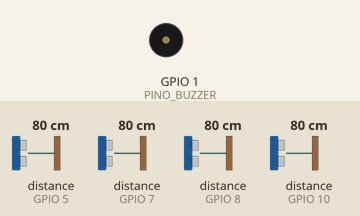
Bench run of a sketch on a simulated ESP32-S3. Parts: buzzer (waves = sounding, pin HIGH). Wiring (inferred from the names in the program): 4 × ultrasonic range finder: trigger GPIO 4, echo GPIO 5 / trigger GPIO 6, echo GPIO 7 / trigger GPIO 9, echo GPIO 8 / trigger GPIO 11, echo GPIO 10. The inputs (shaded band) are chosen by the test bench; at power-on: distance to the obstacle (sensors on GPIO 5, GPIO 7, GPIO 8, GPIO 10) 80 cm. The echo pulse lasts 58.3 µs per cm; pins used as bus, display or sensor lines are not drawn; what the sketch prints to the serial monitor is not drawn.

Above: at 0.0 s.
At 1.2 s:
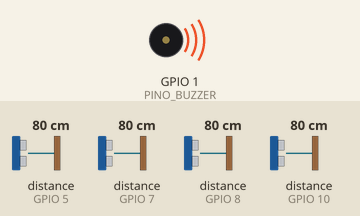
Timing chart, 0 to 2.7 s (numbered marks = the images above):
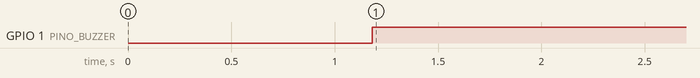

Measured:
- by itself, GPIO 1 (PINO_BUZZER): LOW → HIGH at 1.2 s

The sketch:

ModuloPrincipal_Final.ino
```cpp
#include <WiFi.h>
#include <esp_now.h>

// ======================================================
// PINOS
// ======================================================

// Superior direito
const int TRIG_SD = 11;
const int ECHO_SD = 10;

// Inferior direito
const int TRIG_ID = 9;
const int ECHO_ID = 8;

// Superior esquerdo
const int TRIG_SE = 4;
const int ECHO_SE = 5;

// Inferior esquerdo
const int TRIG_IE = 6;
const int ECHO_IE = 7;

// Buzzer
const int PINO_BUZZER = 1;


// ======================================================
// LIMITES DE DETECÇÃO
// ======================================================

// Sensores superiores
const float DETECCAO_SUPERIOR = 140.0;  // cm
const float CRITICA_SUPERIOR  = 70.0;   // cm

// Sensores inferiores
// Valores compensados pela distância diagonal
const float DETECCAO_INFERIOR = 205.0;  // cm
const float CRITICA_INFERIOR  = 166.0;  // cm

// Faixa válida do HC-SR04
const float DISTANCIA_MINIMA = 2.0;
const float DISTANCIA_MAXIMA = 250.0;


// ======================================================
// ENDEREÇOS MAC
// ======================================================

uint8_t MAC_ESQUERDA[] = {
  0xB8, 0x1F, 0x3F, 0xFC, 0x38, 0x14
};

uint8_t MAC_DIREITA[] = {
  0xB8, 0x1F, 0x3F, 0xFC, 0x36, 0x40
};


// ======================================================
// ESTADOS DE VIBRAÇÃO
// ======================================================

enum EstadoVibracao {
  DESLIGADO = 0,
  CONTINUO  = 1,
  PULSANTE  = 2
};


// ======================================================
// MENSAGEM ESP-NOW
// ======================================================

struct ComandoPulseira {
  uint8_t estado;
  uint32_t sequencia;
};

uint32_t contadorSequencia = 0;


// ======================================================
// FILTRO DOS SENSORES
// ======================================================

struct FiltroSensor {
  float valores[3] = {-1.0, -1.0, -1.0};
  int indice = 0;
  int quantidade = 0;
};

FiltroSensor filtroSD;
FiltroSensor filtroID;
FiltroSensor filtroSE;
FiltroSensor filtroIE;


// ======================================================
// LEITURA DO HC-SR04
// ======================================================

float medirDistancia(int trig, int echo) {

  digitalWrite(trig, LOW);
  delayMicroseconds(2);

  digitalWrite(trig, HIGH);
  delayMicroseconds(10);
  digitalWrite(trig, LOW);

  // Timeout de 25 ms
  unsigned long duracao =
    pulseIn(echo, HIGH, 25000);

  if (duracao == 0) {
    return -1.0;
  }

  float distancia =
    (duracao * 0.0343) / 2.0;

  // Descarta valores fora da faixa útil
  if (
    distancia < DISTANCIA_MINIMA ||
    distancia > DISTANCIA_MAXIMA
  ) {
    return -1.0;
  }

  return distancia;
}


// ======================================================
// MEDIANA DE 3 LEITURAS
// ======================================================

float aplicarMediana(
  FiltroSensor &filtro,
  float novaLeitura
) {

  // Leitura inválida não entra no filtro
  if (novaLeitura < 0) {
    return -1.0;
  }

  filtro.valores[filtro.indice] =
    novaLeitura;

  filtro.indice =
    (filtro.indice + 1) % 3;

  if (filtro.quantidade < 3) {
    filtro.quantidade++;
  }

  // Ainda não há três valores
  if (filtro.quantidade < 3) {
    return novaLeitura;
  }

  float a = filtro.valores[0];
  float b = filtro.valores[1];
  float c = filtro.valores[2];

  // Retorna o valor intermediário
  if (
    (a >= b && a <= c) ||
    (a <= b && a >= c)
  ) {
    return a;
  }

  if (
    (b >= a && b <= c) ||
    (b <= a && b >= c)
  ) {
    return b;
  }

  return c;
}


// ======================================================
// DETECÇÃO DE OBSTÁCULO
// ======================================================

bool obstaculoDetectado(
  float distancia,
  float limite
) {

  if (distancia < 0) {
    return false;
  }

  return distancia <= limite;
}


// ======================================================
// DETECÇÃO DE PERIGO CRÍTICO
// ======================================================

bool perigoCritico(
  float distancia,
  float limite
) {

  if (distancia < 0) {
    return false;
  }

  return distancia <= limite;
}


// ======================================================
// PADRÃO DE VIBRAÇÃO
// ======================================================

EstadoVibracao definirEstado(
  bool superior,
  bool inferior
) {

  // Sensor superior tem prioridade
  if (superior) {
    return CONTINUO;
  }

  if (inferior) {
    return PULSANTE;
  }

  return DESLIGADO;
}


// ======================================================
// ENVIO ESP-NOW
// ======================================================

void enviarComando(
  uint8_t *mac,
  EstadoVibracao estado
) {

  ComandoPulseira comando;

  comando.estado = estado;
  comando.sequencia = contadorSequencia;

  esp_now_send(
    mac,
    (uint8_t *)&comando,
    sizeof(comando)
  );
}


// ======================================================
// CONFIGURAÇÃO
// ======================================================

void setup() {

  Serial.begin(115200);
  delay(1000);

  // Sensores
  pinMode(TRIG_SD, OUTPUT);
  pinMode(ECHO_SD, INPUT);

  pinMode(TRIG_ID, OUTPUT);
  pinMode(ECHO_ID, INPUT);

  pinMode(TRIG_SE, OUTPUT);
  pinMode(ECHO_SE, INPUT);

  pinMode(TRIG_IE, OUTPUT);
  pinMode(ECHO_IE, INPUT);

  // Mantém TRIGs inicialmente baixos
  digitalWrite(TRIG_SD, LOW);
  digitalWrite(TRIG_ID, LOW);
  digitalWrite(TRIG_SE, LOW);
  digitalWrite(TRIG_IE, LOW);

  // Buzzer desligado
  pinMode(PINO_BUZZER, OUTPUT);
  digitalWrite(PINO_BUZZER, LOW);

  // Wi-Fi
  WiFi.mode(WIFI_STA);

  // Inicializa ESP-NOW
  if (esp_now_init() != ESP_OK) {

    Serial.println(
      "Erro ao iniciar ESP-NOW."
    );

    while (true) {
      delay(1000);
    }
  }

  // Pulseira esquerda
  esp_now_peer_info_t peerEsquerda = {};

  memcpy(
    peerEsquerda.peer_addr,
    MAC_ESQUERDA,
    6
  );

  peerEsquerda.channel = 0;
  peerEsquerda.encrypt = false;

  if (
    esp_now_add_peer(&peerEsquerda)
    != ESP_OK
  ) {
    Serial.println(
      "Erro ao adicionar pulseira esquerda."
    );
  }

  // Pulseira direita
  esp_now_peer_info_t peerDireita = {};

  memcpy(
    peerDireita.peer_addr,
    MAC_DIREITA,
    6
  );

  peerDireita.channel = 0;
  peerDireita.encrypt = false;

  if (
    esp_now_add_peer(&peerDireita)
    != ESP_OK
  ) {
    Serial.println(
      "Erro ao adicionar pulseira direita."
    );
  }

  Serial.println();
  Serial.println(
    "Sistema principal iniciado."
  );
}


// ======================================================
// LOOP PRINCIPAL
// ======================================================

void loop() {

  // --------------------------------------------------
  // LEITURA DOS SENSORES
  // --------------------------------------------------

  float distanciaSD =
    aplicarMediana(
      filtroSD,
      medirDistancia(TRIG_SD, ECHO_SD)
    );

  // Reduz interferência entre sensores
  delay(40);


  float distanciaID =
    aplicarMediana(
      filtroID,
      medirDistancia(TRIG_ID, ECHO_ID)
    );

  delay(40);


  float distanciaSE =
    aplicarMediana(
      filtroSE,
      medirDistancia(TRIG_SE, ECHO_SE)
    );

  delay(40);


  float distanciaIE =
    aplicarMediana(
      filtroIE,
      medirDistancia(TRIG_IE, ECHO_IE)
    );

  delay(40);


  // --------------------------------------------------
  // DETECÇÃO
  // --------------------------------------------------

  bool superiorDireito =
    obstaculoDetectado(
      distanciaSD,
      DETECCAO_SUPERIOR
    );

  bool inferiorDireito =
    obstaculoDetectado(
      distanciaID,
      DETECCAO_INFERIOR
    );

  bool superiorEsquerdo =
    obstaculoDetectado(
      distanciaSE,
      DETECCAO_SUPERIOR
    );

  bool inferiorEsquerdo =
    obstaculoDetectado(
      distanciaIE,
      DETECCAO_INFERIOR
    );


  // --------------------------------------------------
  // ESTADO DAS PULSEIRAS
  // --------------------------------------------------

  EstadoVibracao estadoDireito =
    definirEstado(
      superiorDireito,
      inferiorDireito
    );

  EstadoVibracao estadoEsquerdo =
    definirEstado(
      superiorEsquerdo,
      inferiorEsquerdo
    );


  // --------------------------------------------------
  // PERIGO CRÍTICO
  // --------------------------------------------------

  bool perigo =
    perigoCritico(
      distanciaSD,
      CRITICA_SUPERIOR
    )
    ||
    perigoCritico(
      distanciaID,
      CRITICA_INFERIOR
    )
    ||
    perigoCritico(
      distanciaSE,
      CRITICA_SUPERIOR
    )
    ||
    perigoCritico(
      distanciaIE,
      CRITICA_INFERIOR
    );


  // Buzzer ativo em HIGH
  digitalWrite(
    PINO_BUZZER,
    perigo ? HIGH : LOW
  );


  // --------------------------------------------------
  // ENVIO PARA AS PULSEIRAS
  // --------------------------------------------------

  contadorSequencia++;

  enviarComando(
    MAC_DIREITA,
    estadoDireito
  );

  enviarComando(
    MAC_ESQUERDA,
    estadoEsquerdo
  );


  // --------------------------------------------------
  // MONITOR SERIAL
  // --------------------------------------------------

  Serial.println(
    "================================"
  );

  Serial.print(
    "Superior direito: "
  );
  Serial.print(distanciaSD);
  Serial.println(" cm");


  Serial.print(
    "Inferior direito: "
  );
  Serial.print(distanciaID);
  Serial.println(" cm");


  Serial.print(
    "Superior esquerdo: "
  );
  Serial.print(distanciaSE);
  Serial.println(" cm");


  Serial.print(
    "Inferior esquerdo: "
  );
  Serial.print(distanciaIE);
  Serial.println(" cm");


  Serial.print(
    "Estado direito: "
  );
  Serial.println(estadoDireito);


  Serial.print(
    "Estado esquerdo: "
  );
  Serial.println(estadoEsquerdo);


  Serial.print("Buzzer: ");
  Serial.println(
    perigo ? "ATIVO" : "DESLIGADO"
  );

  Serial.println();
}
```
